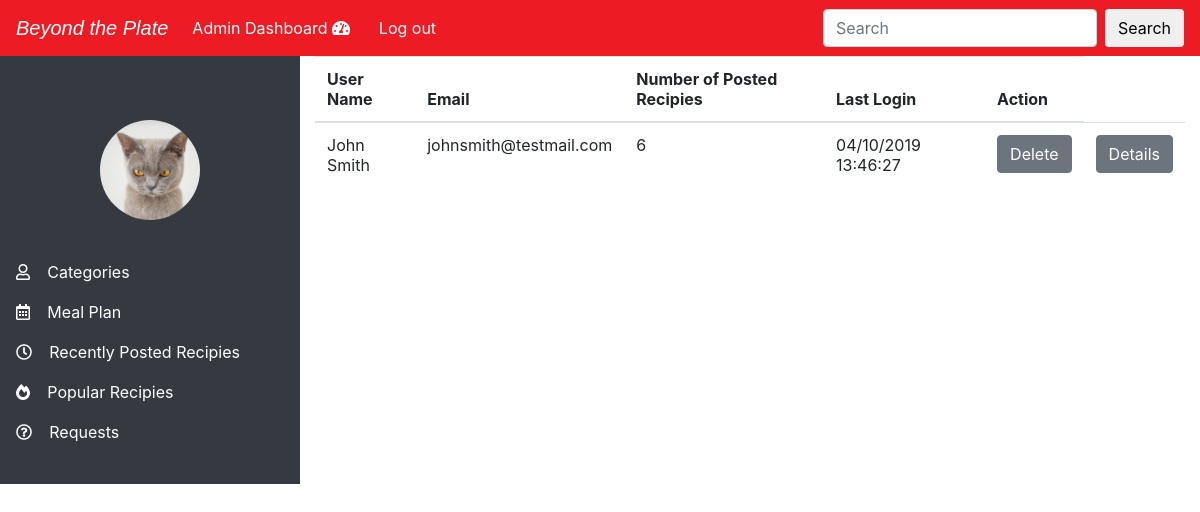
The page /admindashboard.php on the database as committed earlier.
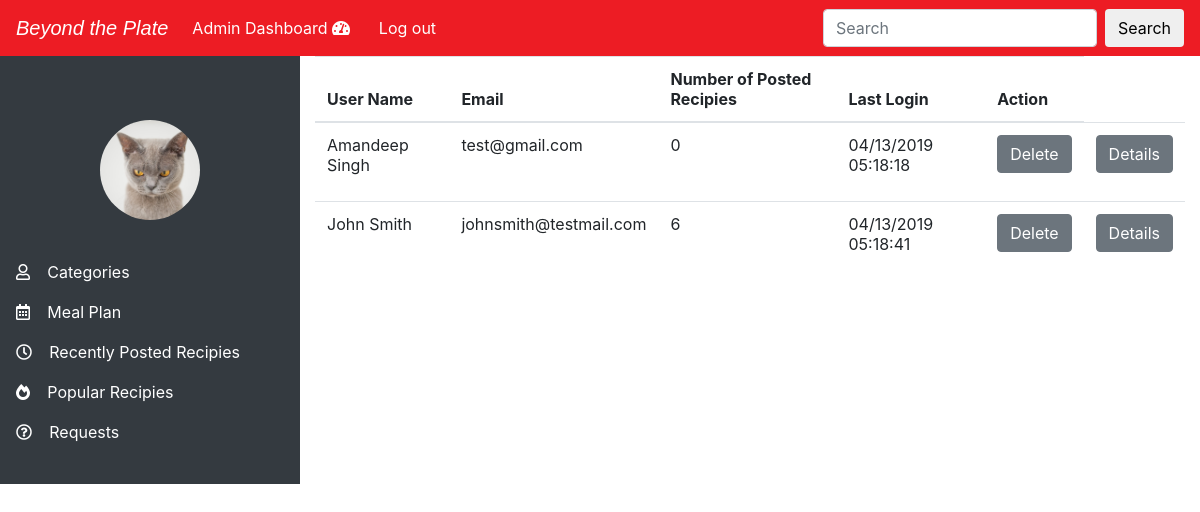
The same page on the database as committed later.
### tables this page shows
CREATE TABLE `users` (
  `id` int(10) NOT NULL,
  `email` varchar(50) NOT NULL,
  `password` varchar(255) NOT NULL,
  `first_name` varchar(50) NOT NULL,
  `last_name` varchar(50) NOT NULL,
  `last_login` int(10) NOT NULL,
  `role` int(1) NOT NULL,
  `is_deleted` int(1) NOT NULL DEFAULT '0',
  `created_date` int(10) NOT NULL,
  `modified_date` int(10) NOT NULL
);

### lib/classes/Admin.php (called while the page is built, shortened)
<?php
class Admin
{
	private $db;
	public function __construct($db) {
            $this->db = $db;
        }
	public function getAllUsers(){
		$sql = "SELECT users.id, first_name, last_name, email, last_login, users.is_deleted, COUNT(recipes.user_id) AS number FROM users
		LEFT JOIN recipes ON users.id = recipes.user_id
		WHERE users.is_deleted = 0 AND users.role = 2
		GROUP BY recipes.user_id";
		$pst = $this->db->prepare($sql);
		$pst->execute();
		$count = $pst->fetchAll(PDO::FETCH_OBJ);
		return $count;
	}
}
?>

### lib/controllers/admin-controller.php (the view, shortened to what this page needs)
<?php
require_once 'lib/classes/Admin.php';
function printUsers($admin) {
  $returnUser = "";
  foreach ($admin->getAllUsers() as $users) {
      if(!$users->is_deleted) {
          $returnUser .= "<tr>";
          $returnUser .= "<td>" .$users->first_name . " " . $users->last_name. "</td>";
          $returnUser .= "<td>" . $users->email . "</td>";
          $returnUser .= "<td>" . $users->number . "</td>";
          $returnUser .= "<td>" . date('m/d/Y H:i:s', $users->last_login) . "</td>";
          $returnUser .= "<td>" .
              "<form action='#' method='post'>" .
                  "<input type='hidden' name = 'id' value='$users->id' />" .
                  "<input type='submit' name='delete' value='Delete' class='btn btn-secondary' />" .
              "</form>" .
              "</td>";
          $returnUser .= "<td>" .
              "<form action='#' method='post'>" .
                  "<input type='hidden' name = 'id' value='$users->id' />" .
                  "<input type='submit' name='details' value='Details' class='btn btn-secondary' />" .
              "</form>" .
              "</td>";
          $returnUser .= "</tr>";
      }
  }
  return $returnUser;
}
?>

### admindashboard.php (shortened to what this page needs)
<?php
 require_once('lib/controllers/admin-controller.php');
?>
<html lang="en">
<head>
	<link rel="stylesheet" href="https://maxcdn.bootstrapcdn.com/bootstrap/4.0.0/css/bootstrap.min.css">
	<link rel="stylesheet" href="https://use.fontawesome.com/releases/v5.7.0/css/all.css">
	<link rel="stylesheet" type="text/css" href="css/admin.css">
</head>
<body>
	<nav class="navbar navbar-expand-lg" style="background-color: #ed1c24;">
  <a class="navbar-brand" href="#" id="admheader" >Beyond the Plate</a>
  <div class="collapse navbar-collapse" id="navbarSupportedContent">
    <ul class="navbar-nav mr-auto">
      <li class="nav-item active">
        <a class="nav-link admtop" href="#">Admin Dashboard <i class="fas fa-tachometer-alt"></i><span class="sr-only">(current)</span></a>
      </li>
      <li class="nav-item">
        <a class="nav-link admtop" href="logout.php">Log out</a>
      </li>
    </ul>
    <form class="form-inline my-2 my-lg-0">
      <input class="form-control mr-sm-2" type="search" placeholder="Search" aria-label="Search">
      <button class="btn btn-default my-2 my-sm-0" type="submit">Search</button>
    </form>
  </div>
</nav>
	<main>
	<div class="container-fluid">
  <div class="row">
    <nav class="col-md-3 d-none d-md-block bg-dark sidebar">
      <div class="sidebar-sticky">
      	<div class="text-center">
      	<div id="admimage" class="rounded-circle" alt=""></div>
      	</div>
        <ul class="nav flex-column" id="side">
					<li class="nav-item">
            <a class="nav-link" href="#" id="categories">
              <i class="far fa-user"></i>
              Categories
            </a>
          </li>
          <li class="nav-item">
            <a class="nav-link" href="mealplan.php">
              <i class="far fa-calendar-alt"></i>
              Meal Plan
            </a>
          </li>
          <li class="nav-item">
            <a class="nav-link" href="#" id="recipes" >
              <i class="far fa-clock"></i>
              Recently Posted Recipies
            </a>
          </li>
          <li class="nav-item">
            <a class="nav-link" href="#">
              <i class="fas fa-fire-alt"></i>
              Popular Recipies
            </a>
          </li>
          <li class="nav-item">
            <a class="nav-link" href="#">
              <i class="far fa-question-circle"></i>
              Requests
            </a>
          </li>
        </ul>
      </div>
    </nav>
    <div class="col-md-9 d-none d-md-block">
    <table class="table" id="request-tbl">
      <thead>
        <tr>
          <th>User Name</th>
          <th>Email</th>
          <th>Number of Posted Recipies</th>
          <th>Last Login</th>
          <th>Action</th>
        </tr>
      </thead>
      <tbody>
			<?php echo printUsers($admin);?>
      </tbody>
      </table>
      </div>
    </div>
  </div>
</main>
</body>
</html>

### css/admin.css (style rules this page uses)
html { box-sizing: border-box; font-size: 16px; font-family: 'Roboto', sans-serif; color: #ed1c24; }
*, *::before, *::after { box-sizing: inherit; }
body { margin: 0; box-sizing: border-box; }
a { color: #ed1c24; text-decoration: none; }
#admimage { background-image: url('../images/cat.jpeg'); width: 100px; height: 100px; background-size: cover; background-position: center; margin: 2em auto; }
#admheader, .nav-link, .text-center { color: #ffffff; }
#admheader { font-family: Georgia, sans-serif; font-style: italic; }
i { margin-right: 0.8em; }
.sidebar { padding: 2em 0; height: 100%; }

Rows that differ between the two databases and show on the page:
added users: first_name "Amandeep", last_name "Singh", email "test@gmail.com", number "0", last_login "04/13/2019 05:18:18"
changed users "John": last_login "04/10/2019 13:46:27" → "04/13/2019 05:18:41"
